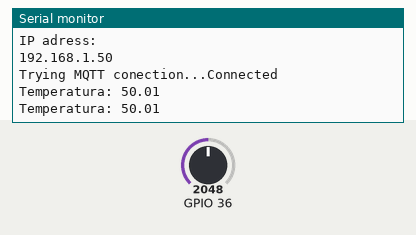
This sketch was run on a simulated ESP32. On the bench: the last lines printed to the serial monitor. The inputs (shaded band) are chosen by the test bench; at power-on: GPIO 36 = 2048. WiFi joins after 1.5 s; servers stay silent unless stated; no MQTT or app messages arrive unless stated.

Above: at 3.2 s.
3.3 s: GPIO 36 set to 2866
At 4.4 s:
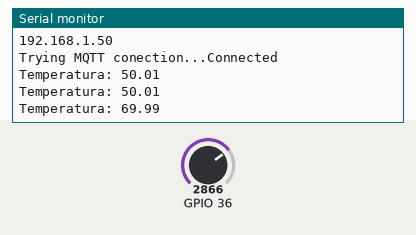
4.8 s: GPIO 36 set to 3603
At 5.9 s:
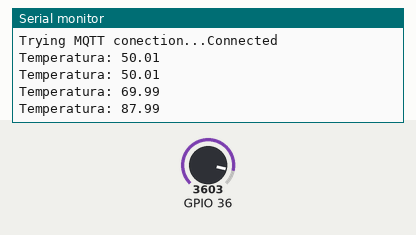
Timing chart, 0 to 7.8 s (numbered marks = the images above; inputs shaded):
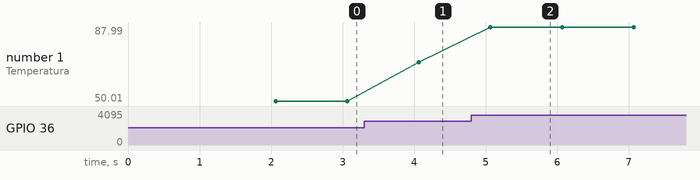

The sketch:

publisher_esp32.ino
```cpp
 //This code publishes the information reicieved by the esp32 to red node
//Commited
#include <Wire.h>
#include <PubSubClient.h>
#include <WiFi.h>

WiFiClient espClient;
PubSubClient client(espClient);
long lastMsg = 0;
char msg[50];
int value = 0;

float temperatura = 0;

const char* ssid = "Totalplay-2.4G-44a8";
const char* password = "";
const char* mqtt_server = "192.168.100.16";

void setup(){
  Serial.begin(115200);
  setup_wifi();
  delay(500);
  client.setServer(mqtt_server, 1883);
}

void setup_wifi(){
  delay(10);
  Serial.println();
  Serial.print("Conectando a ");
  Serial.println(ssid);
  WiFi.begin(ssid, password);
  while(WiFi.status() != WL_CONNECTED){
    delay(500);
    Serial.println(".");
  }
  Serial.println("");
  Serial.println("WiFi conectado");
  Serial.println("IP adress: ");
  Serial.println(WiFi.localIP());
}

void reconnect(){
  while(!client.connected()){
    Serial.print("Trying MQTT conection...");
    if(client.connect("ESP32Cliet")){
      Serial.println("Connected");
    }else{
      Serial.print("Fallo, rc=");
      Serial.print(client.state());
      Serial.println("Intentelo de nuevo en 5s");
      delay(5000);
    }
    client.loop();
  }
}

void loop(){
  if(!client.connected()){
    reconnect();
  }
  client.loop();

  long now = millis();
  if (now - lastMsg > 1000){
    lastMsg = now;

    temperatura = analogRead(36)*(100.0/4095.0);
    char tempString[8];
    dtostrf(temperatura, 1, 2, tempString);
    Serial.print("Temperatura: ");
    Serial.println(tempString);
    client.publish("esp32/temperature", tempString);
  }
}
```

Measured:
- after the input at 3.3 s, the serial monitor: prints a new line after 0.77 s (image 1)
- after the input at 4.8 s, the serial monitor: prints a new line after 0.27 s (image 2)
- plotted number 1: 50.01 → 69.99 after the input at 3.3 s, 69.99 → 87.99 after the input at 4.8 s
